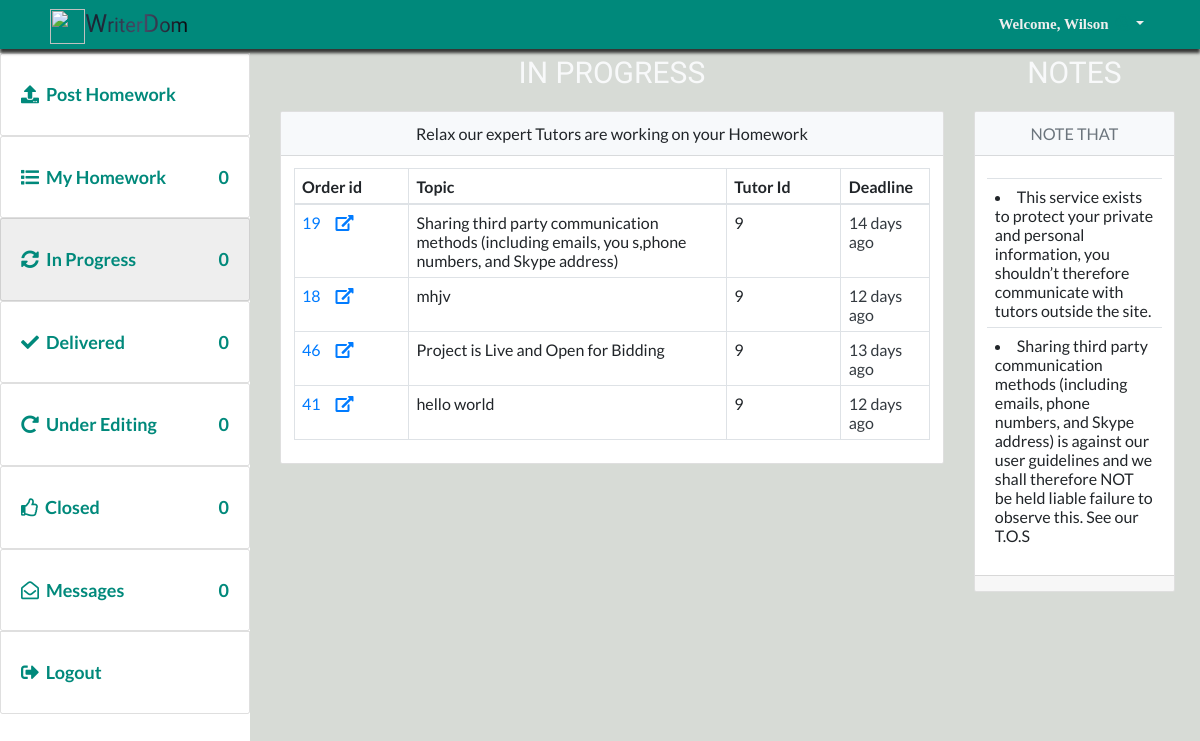
/student/in-progress.php (signed in), run on an earlier commit of the app's database.
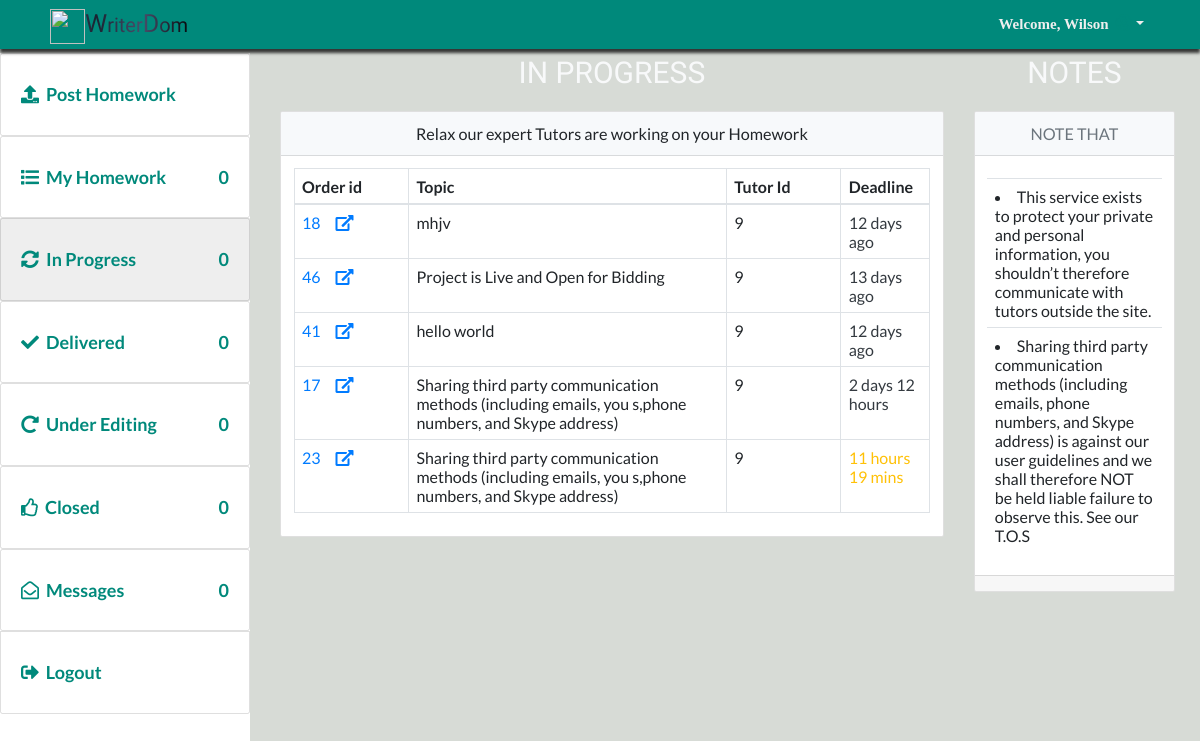
And on a later commit of the database.
### tables this page shows
CREATE TABLE `on_progress` (
  `project_num` int(11) NOT NULL,
  `project_id` varchar(212) NOT NULL,
  `student_id` varchar(212) NOT NULL,
  `tutor_id` varchar(212) NOT NULL
);

CREATE TABLE `projects` (
  `project_id` bigint(20) UNSIGNED NOT NULL,
  `student_id` int(11) NOT NULL,
  `title` text NOT NULL,
  `deadline` text NOT NULL,
  `subject` text NOT NULL,
  `instructions` longtext NOT NULL,
  `style` text NOT NULL,
  `type_of_paper` text NOT NULL,
  `pages` tinyint(11) NOT NULL,
  `slides` tinyint(11) NOT NULL,
  `problems` tinyint(11) NOT NULL,
  `budget` varchar(255) NOT NULL,
  `charges` varchar(255) NOT NULL DEFAULT '0',
  `cost` varchar(255) NOT NULL DEFAULT '0',
  `bids` tinyint(100) NOT NULL DEFAULT '0',
  `academic_level` text NOT NULL,
  `sources` tinyint(11) NOT NULL,
  `status` tinyint(4) NOT NULL DEFAULT '0',
  `DATE_CREATED` text NOT NULL
);

### dbconfig/dbconnect.php (called while the page is built, shortened)
<?php
require_once(  'shared/ez_sql_core.php');
require_once( 'ez_sql_mysqli.php');
$db=new ezSQL_mysqli(DB_USER, DB_PASS,DB_NAME,DB_HOST,DB_ENCODING);
 ?>

### dbconfig/ez_sql_mysqli.php (called while the page is built, shortened)
<?php
class ezSQL_mysqli extends ezSQLcore
{
    private $ezsql_mysql_str = array
        (
            1 => 'Require $dbuser and $dbpassword to connect to a database server',
            2 => 'Error establishing mySQL database connection. Correct user/password? Correct hostname? Database server running?',
            3 => 'Require $dbname to select a database',
            4 => 'mySQL database connection is not active',
            5 => 'Unexpected error while trying to select database'
        );
    private $_dbuser;
    private $_dbpassword;
    private $_dbname;
    private $_dbhost;
    private $_charset = 'utf8';
    private $_result;
    public $show_errors = true;
    public $dbh;
    public function __construct($dbuser='', $dbpassword='', $dbname='', $dbhost='localhost', $charset='') {
        $this->_dbuser = $dbuser;
        $this->_dbpassword = $dbpassword;
        $this->_dbname = $dbname;
        $this->_dbhost = $dbhost;
    }
    public function connect($dbuser='', $dbpassword='', $dbhost='localhost', $charset='') {
        $this->_connected = false;
        $this->_dbuser = empty($dbuser) ? $this->_dbuser : $dbuser;
        $this->_dbpassword = empty($dbpassword) ? $this->_dbpassword : $dbpassword;
        $this->_dbhost = $dbhost!='localhost' ? $this->_dbhost : $dbhost;
        $this->_charset = empty($charset) ? $this->_charset : $charset;
        if ( empty($this->_dbuser) ) {
            $this->register_error($this->ezsql_mysql_str[1] . ' in ' . __FILE__ . ' on line ' . __LINE__);
            $this->show_errors ? trigger_error($this->ezsql_mysql_str[1], E_USER_WARNING) : null;
        } else if ( ! $this->dbh = mysqli_connect($this->_dbhost, $this->_dbuser, $this->_dbpassword, $this->_dbname) ) {
            $this->register_error($this->ezsql_mysql_str[2] . ' in ' . __FILE__ . ' on line ' . __LINE__);
            $this->show_errors ? trigger_error($this->ezsql_mysql_str[2], E_USER_WARNING) : null;
        } else {
            mysqli_set_charset($this->dbh, $this->_charset);
            $this->_connected = true;
        }
        return $this->_connected;
    }
    public function select($dbname='', $charset='') {
        if ( ! $dbname ) {
            $this->register_error($this->ezsql_mysql_str[3] . ' in ' . __FILE__ . ' on line ' . __LINE__);
            $this->show_errors ? trigger_error($this->ezsql_mysql_str[3], E_USER_WARNING) : null;
            return false;
        } else if ( ! $this->dbh ) {
            $this->register_error($this->ezsql_mysql_str[4] . ' in ' . __FILE__ . ' on line ' . __LINE__);
            $this->show_errors ? trigger_error($this->ezsql_mysql_str[4], E_USER_WARNING) : null;
            return false;
        } else {
            $this->_dbname = $dbname;
            if ( $charset == '') {
                $charset = $this->_charset;
            }
             if ( $charset != '' ) {
                $charsets = array();
                $recordset = mysqli_query($this->dbh, 'SHOW CHARACTER SET');
                while ( $row = mysqli_fetch_array($recordset, MYSQLI_ASSOC) ) {
                        $charsets[] = $row['Charset'];
                }
            }
            $this->_connected = true;
        }
        return $this->_connected;
    }
    public function query($query, $use_prepare=false) {
		$query = str_replace(_TAG, '?', $query);
        $return_val = 0;
        $query = trim($query);
        if ( ! isset($this->dbh) || ! $this->dbh ) {
            $this->select($this->_dbname);
        }
		if (!empty($param) && is_array($param) && ($this->getPrepare()))
			return $this->query_prepared($query, $param);
		else
			$this->_result = mysqli_query($this->dbh, $query);
        $is_insert = false;
        if ( preg_match("/^(insert|delete|update|replace)\s+/i", $query) ) {
            $this->_affectedRows = mysqli_affected_rows($this->dbh);
            if ( preg_match("/^(insert|replace)\s+/i", $query) ) {
                $this->insert_id = mysqli_insert_id($this->dbh);
            }
            $return_val = $this->_affectedRows;
        } else {
            if ( !is_numeric($this->_result) && !is_bool($this->_result)) {
                $i=0;
                $num_rows=0;
                while ( $row = mysqli_fetch_object($this->_result) ) {
                    $num_rows++;
                }
                $this->num_rows = $num_rows;
                $return_val = $this->num_rows;
            }
        }
        return $return_val;
    }
}

### dbconfig/shared/ez_sql_core.php (called while the page is built, shortened)
<?php
    require_once('ezQuery.php');
	class ezSQLcore extends ezQuery
	{
    public $last_result = null;
		function flush()
		{
			$this->last_result = null;
		}
		function get_results($query=null, $output = OBJECT, $use_prepare=false) {
			if ( $query ) {
				$this->query($query, $use_prepare);
			}
			if ( $output == OBJECT ) {
				return $this->last_result;
			} elseif ( $output == _JSON ) {
				return json_encode($this->last_result);
			}
		}
}

### dbconfig/shared/ezQuery.php (called while the page is built, shortened)
<?php
class ezQuery
{
    function setParamaters($valuetoadd=null) {
        if (empty($valuetoadd)) {
            $this->preparedvalues = array();
            return null;
        } else
            return array_push($this->preparedvalues, $valuetoadd);
	}
}

### inc/utilities.php (called while the page is built, shortened)
<?php
$date_global=date('Y-m-d H:i:s');
if (!isset($chat)) {
	require_once("../inc/global_functions.php");
}

### inc/global_functions.php (called while the page is built, shortened)
<?php function getDateTimeDiff($current_date, $other_date){
	$now_timeStamp=strtotime($current_date);
	if ($now_timeStamp<$other_date) {
		$diff_timestmp=$other_date- $now_timeStamp;
	if ($diff_timestmp<60) {
		if ($diff_timestmp==1) {
			return $diff_timestmp . ' sec';
		}else{
			return $diff_timestmp . ' secs';
		}
	} elseif($diff_timestmp>=60 && $diff_timestmp<3600) {
		if (round(($diff_timestmp/60))==1) {
			return round(($diff_timestmp/60)). ' min ';
		}else{
			return round(($diff_timestmp/60)). ' mins ';
		}
	}elseif($diff_timestmp>=3600 && $diff_timestmp<86400) {
		if (floor(($diff_timestmp/3600))==1) {
			$time_remaining=floor(($diff_timestmp/3600)). ' hour';
			if (floor((($diff_timestmp/3600)-floor($diff_timestmp/3600))*60 )==1) {
				$time_remaining.=floor((($diff_timestmp/3600)-floor($diff_timestmp/3600))*60 ). ' min';
			}elseif(floor((($diff_timestmp/3600)-floor($diff_timestmp/3600))*60 )>1){
				$time_remaining.=floor((($diff_timestmp/3600)-floor($diff_timestmp/3600))*60 ). ' mins';
			}
			 return $time_remaining;
		}else{
			$time_remaining = floor(($diff_timestmp/3600)). ' hours ';
			if (floor((($diff_timestmp/3600)-floor($diff_timestmp/3600))*60 )==1) {
				$time_remaining.=floor((($diff_timestmp/3600)-floor($diff_timestmp/3600))*60 ). ' min';
			}elseif(floor((($diff_timestmp/3600)-floor($diff_timestmp/3600))*60 )>1){
				$time_remaining.=floor((($diff_timestmp/3600)-floor($diff_timestmp/3600))*60 ). ' mins';
			}
			return $time_remaining;
		}
	}elseif($diff_timestmp>=86400 && $diff_timestmp<86400 * 30) {
		if (floor(($diff_timestmp/86400))==1) {
			$time_remaining=floor(($diff_timestmp/86400)). ' day ';
			if (floor((($diff_timestmp/86400)-floor($diff_timestmp/86400))*24)==1) {
				$time_remaining.=floor((($diff_timestmp/86400)-floor($diff_timestmp/86400))*24 ). ' hour';
			} elseif(floor((($diff_timestmp/86400)-floor($diff_timestmp/86400))*60 )>1) {
				$time_remaining.=floor((($diff_timestmp/86400)-floor($diff_timestmp/86400))*24 ). ' hours';
			}
			return $time_remaining;
		}else{
			$time_remaining=floor(($diff_timestmp/86400)). ' days ';
			if (floor((($diff_timestmp/86400)-floor($diff_timestmp/86400))*24 )==1) {
				$time_remaining.=floor((($diff_timestmp/86400)-floor($diff_timestmp/86400))*24 ). ' hour';
			} elseif(floor((($diff_timestmp/86400)-floor($diff_timestmp/86400))*60 )>1) {
				$time_remaining.=floor((($diff_timestmp/86400)-floor($diff_timestmp/86400))*24 ). ' hours';
			}
			return $time_remaining;
		}
	}elseif($diff_timestmp>=86400 * 30 && $diff_timestmp<86400 * 365) {
		if (round(($diff_timestmp/(86400 * 30)))==1) {
			return round(($diff_timestmp/(86400 * 30))). ' month';
		}else{
			return round(($diff_timestmp/(86400 * 30))). ' months';
		}
	}else{
		if (round(($diff_timestmp/(86400 * 365)))==1) {
			return round(($diff_timestmp/(86400 * 365))). ' year';
		}
		return round(($diff_timestmp/(86400 * 365))). ' years';
	}
	}else{
		$diff_timestmp=$now_timeStamp - $other_date;
	if ($diff_timestmp<60) {
		return $diff_timestmp . ' sec ago';
	} elseif($diff_timestmp>=60 && $diff_timestmp<3600) {
		return round(($diff_timestmp/60)). ' mins ago';
	}elseif($diff_timestmp>=3600 && $diff_timestmp<86400) {
		return round(($diff_timestmp/3600)). ' hours ago';
	}elseif($diff_timestmp>=86400 && $diff_timestmp<86400 * 30) {
		return round(($diff_timestmp/86400)). ' days ago';
	}elseif($diff_timestmp>=86400 * 30 && $diff_timestmp<86400 * 365) {
		return round(($diff_timestmp/(86400 * 30))). ' months ago';
	}else{
		return round(($diff_timestmp/(86400 * 365))). ' years ago';
	}
	}
} ?>

### student/in-progress.php (the view, shortened to what the changed rows need)
<?php
require_once "../inc/header_links.php";
require_once("../inc/utilities.php");
require_once "../inc/header_links.php";
require_once("../dbconfig/dbconnect.php");
$user_id= $_SESSION['user_id'];
$query="SELECT * FROM on_progress LEFT JOIN projects ON on_progress.project_id=projects.project_id WHERE on_progress.student_id='$user_id'";
$results=$db->get_results($query);
?>
<div class="display">
    <div class="display__content">
        <div class="row">
            <div class="col-sm-12 col-md-12 col-lg-12 col-xl-9">
                <h1 class="headingTertiary text-light">In Progress</h1>
                <div class="card">
                <?php if ($db->num_rows<1) { ?>
                   <h1 class="headingSecondary text-light text-dark">There is nothing to show Yet</h1>
               <?php }else{?>
       <div class="card-body">
                        <table class="table table-bordered">
                            <thead>
                                <tr>
                                    <th>Order id</th>
                                    <th class="wide">Topic</th>
                                    <th class="smalll">Tutor Id</th>
                                    <th class="medium">Deadline</th>
                                </tr>
                            </thead>
                            <tbody>
                                <tr>
                                       <?php foreach ($results  as $result): ?>
                                    <td class="smalll"><a href="in-progress-details?pid=<?php echo urlencode(convert_uuencode($result->project_id)) ?>"><?php echo $result->project_id."<i class='fas fa-external-link-alt icon-r ml-4'></i>"; ?></a></td>
                                    <td><?php echo $result->title; ?></td>
                                    <td><?php echo $result->tutor_id; ?></td>
                                    <td>
                                        <?php $time=getDateTimeDiff($date_global, $result->deadline );
                                         $period= explode(" ", $time); ?>
                                        <?php if ($period[1]=="days"): ?>
                                        <span class="text-dark">
                                            <?php echo "{$time}"; ?></span>
                                        <?php elseif($period[1]=="day"): ?>
                                        <span class="text-success">
                                            <?php echo "{$time}"; ?></span>
                                        <?php elseif($period[1]=="hours" || $period[1]=="hour"): ?>
                                        <span class="text-warning">
                                            <?php echo "{$time}"; ?></span>
                                        <?php elseif($period[1]=="mins" || $period[1]=="min"): ?>
                                        <span class="text-danger">
                                            <?php echo "{$time}"; ?></span>
                                        <?php elseif($period[1]=="secs" || $period[1]=="sec"): ?>
                                        <span class="text-danger">
                                            <?php echo "{$time}"; ?></span>
                                        <?php else: ?>
                                        <span class="text-danger">
                                            <?php echo "{$time}"; ?></span>
                                        <?php endif ?>
                                    </td>
                                </tr>
                                <?php endforeach ?>
                            </tbody>
                        </table>
                    </div>
               <?php } ?>
                </div>
            </div>
            <div class="col-sm-12 col-md-12 col-lg-12  col-xl-3">
                <h1 class="headingTertiary text-light">Notes</h1>
            </div>
        </div>
    </div>
</div>
<?php
require_once"../inc/footer_links.php";
 ?>

What changed in the data, as far as the page shows it:
removed on_progress: project.project_id "19", project.title "Sharing third party communication methods (including emails, you s,phone numbers, and Skype address)", tutor "9", project.deadline "14 days ago"
added on_progress: project.project_id "17", project.title "Sharing third party communication methods (including emails, you s,phone numbers, and Skype address)", tutor "9", project.deadline "2 days 12 hours"
added on_progress: project.project_id "23", project.title "Sharing third party communication methods (including emails, you s,phone numbers, and Skype address)", tutor "9", project.deadline "11 hours 19 mins"
